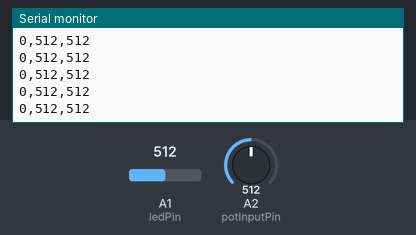
The sketch below on a simulated Arduino Uno, built with avr-gcc and run on an emulated ATmega328P. Shown: the last lines printed to the serial monitor. The test bench sets the inputs (shaded band); at power-on: A1 (ledPin) = 512, A2 (potInputPin) = 512.

Above: at 1.2 s.
1.3 s: A1 (ledPin) set to 716
At 1.31 s:
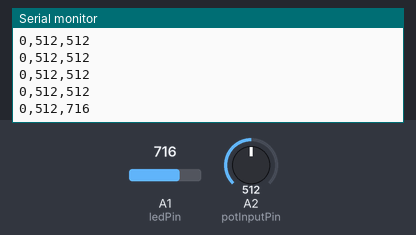
2.8 s: A2 (potInputPin) set to 716
At 2.82 s:
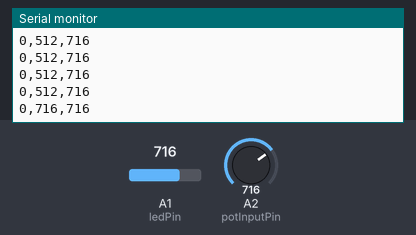
4.3 s: A1 (ledPin) set to 900
At 4.33 s:
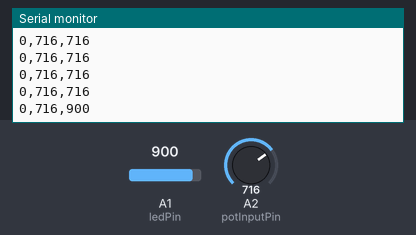
5.8 s: A2 (potInputPin) set to 900
At 5.84 s:
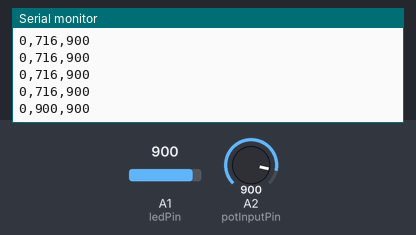
Timing chart, 0 to 8.3 s (numbered marks = the images above; inputs shaded):
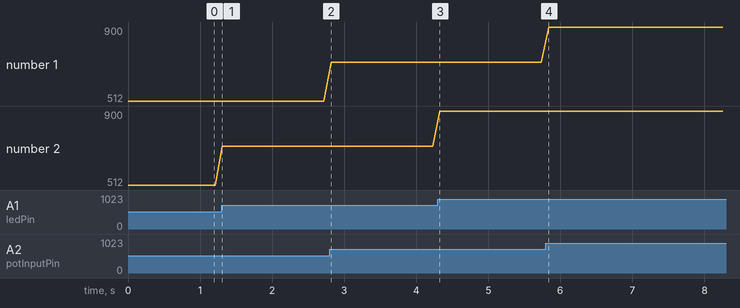

Measured:
- after the input at 1.3 s, the serial monitor: prints a new line at once (image 1)
- after the input at 2.8 s, the serial monitor: prints a new line at once (image 2)
- after the input at 4.3 s, the serial monitor: prints a new line at once (image 3)
- after the input at 5.8 s, the serial monitor: prints a new line at once (image 4)
- plotted number 2: 512 → 716 after the input at 1.3 s, 716 → 900 after the input at 4.3 s

The sketch:

CyberTruck.ino
```cpp
/*
  CyberTruck
  by Journ Chan
  Send potentiometer and LDR sensor data to a sketch in processing
 */

int ledPin=15;
int buttonPin=12;
int potInputPin=A2;
int ldrInputPin=A1;

//-- analog values, track for formatting to serial
int switchValue=0;
int potValue=0;
int ldrValue=0;
int buttonCounter=1;


// the setup function runs once when you press reset or power the board
void setup() {
  // initialize pins and input and output
  pinMode(ledPin, OUTPUT);
  pinMode(buttonPin, INPUT);
  pinMode(potInputPin, INPUT);    // technically not needed, but good form
  pinMode(ldrInputPin,INPUT);

  Serial.begin(115200);
 // Serial.println( "ButtonLED: Starting" );
}

// the loop function runs over and over again forever
void loop() {
  // gets switch Value AND changed LED
  getPotValue();
  getLDRValue();
  sendSerialData();

  // delay so as to not overload serial buffer
  delay(100);
}


void getPotValue() {
  potValue=analogRead(potInputPin);
}

void getLDRValue() {
  ldrValue=analogRead(ldrInputPin);
}

//-- this could be done as a formatted string, using Serial.printf(), but
//-- we are doing it in a simpler way for the purposes of teaching
void sendSerialData() {
  // Add switch on or off (Not used in Processing sketch
  if(buttonCounter%2==0)
  {
    Serial.print(1);
  }
  else if(buttonCounter%2!=0)
  {
    Serial.print(0);
  }

   Serial.print(",");
   Serial.print(potValue);

   Serial.print(",");
   Serial.print(ldrValue);

  // end with newline
  Serial.println();
}
```
